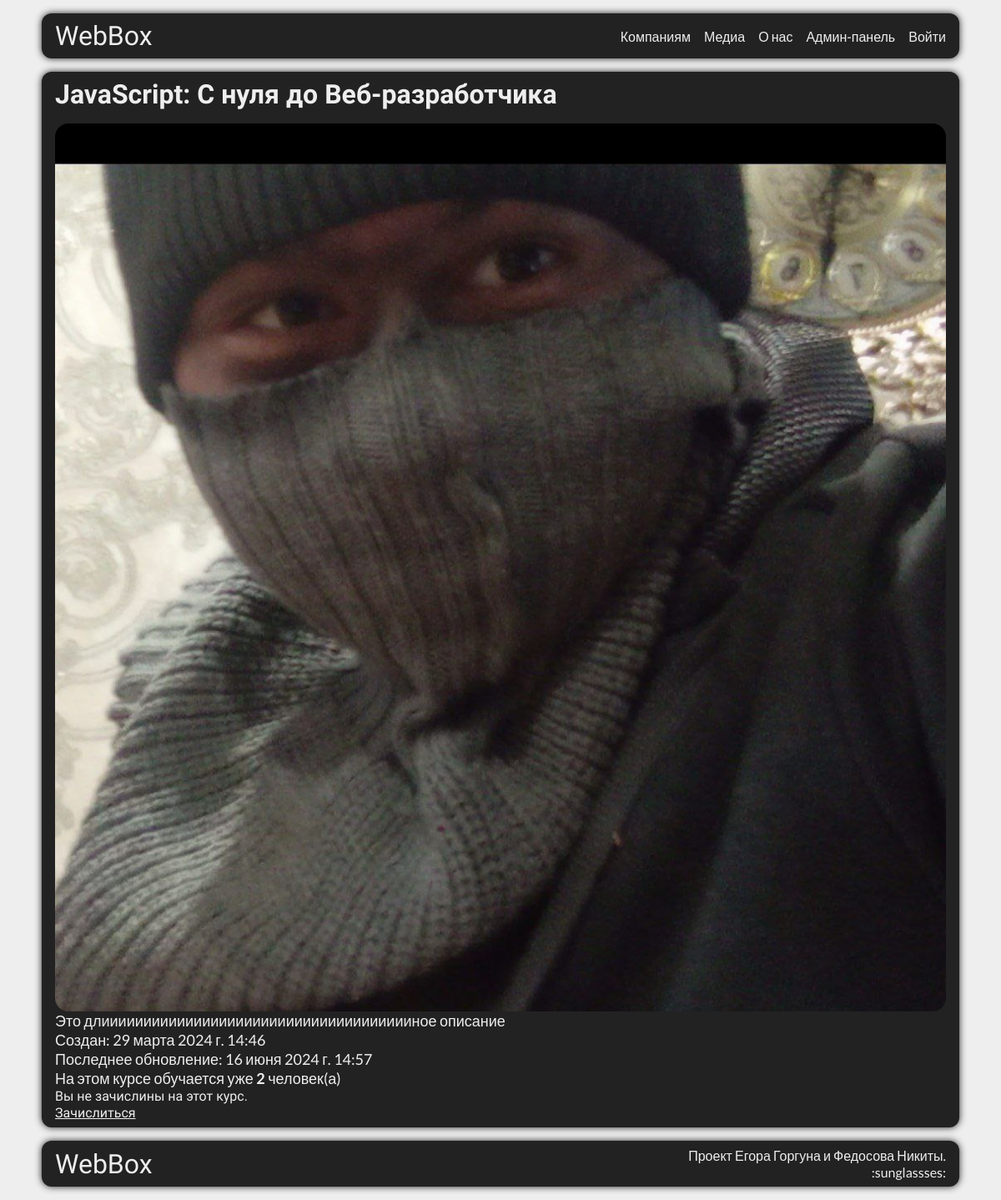
/c/js/, run on an earlier commit of the app's database.
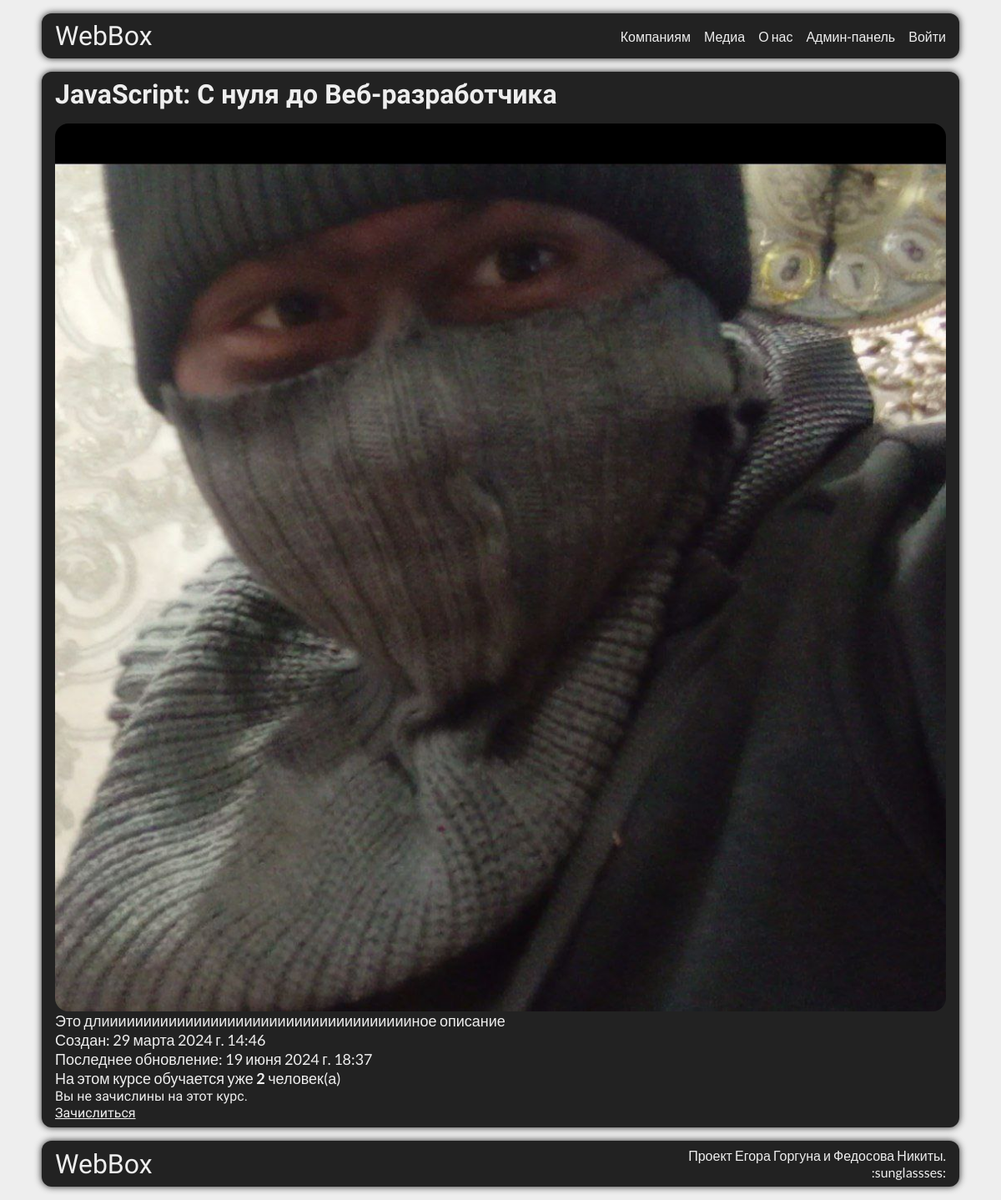
And on a later commit of the database.
### main/models.py (models this page shows, shortened)
class Course(models.Model):
    title = models.CharField(max_length=255, verbose_name="Название курса")
    description = models.TextField(verbose_name="Описание курса")
    created_at = models.DateTimeField(auto_now_add=True, verbose_name="Дата создания курса")
    updated_at = models.DateTimeField(auto_now=True, verbose_name="Дата обновления курса")
    picture_preview = models.ImageField(upload_to='base/img/%Y/%m/%d', help_text='Эта картинка отображается на главной странице в карточкке курса.', default="webbox/img/placeholders/my_friend.jpg", verbose_name="Картинка курса (маленькая)")
    picture = models.ImageField(upload_to='base/img/%Y/%m/%d', help_text='Большая картинка.', default="webbox/img/placeholders/my_friend.jpg", verbose_name="Картинка курса (средняя)")
    is_published  = models.BooleanField(default=True, verbose_name="Публикация курса")
    short_name = models.CharField(max_length=20, default="none", verbose_name="Сокращенное название курса")
    price=models.CharField(max_length=255, default="none рублей", verbose_name="Цена курса с указанием единиц", help_text="Можно использовать html")
    clear_price=models.BigIntegerField(default=0, verbose_name="Цена (только число)")
    long_description = models.TextField(default="nn", help_text="Полное описание курса. Отображается на странице курса", verbose_name="Описание курса")
    themes = models.ManyToManyField(Theme, verbose_name="Темы курса")
    homeworks = models.ManyToManyField(Homework, verbose_name="Домашние задания")
    class Meta:
        verbose_name = 'Курс'
        verbose_name_plural = 'Курсы'

### webbox/views.py (the view)
# urls.py: path('c/<str:short_name>/', views.cardInfo, name='cardInfo'),
def cardInfo(request, short_name):
    error={}
    if Course.objects.all().filter(short_name=short_name):
        course = Course.objects.all().filter(short_name=short_name)[0]
        all_users = len(UserCourses.objects.all().filter(course=course))
    else:
        error['name'] = "Курс не существует"
        error['description'] = "Вы не можете получить доступ к этой странице или такого урока к курсу не существует"
        return render(request, 'errors_form.html', {'error': error})
    return render(request, 'webbox/info_course.html', {'course': course, 'number_of_users': all_users, 'sh': short_name})

### main/templates/webbox/info_course.html (shortened to what this page needs)
{% load static %}
<!DOCTYPE html>
<html>
<head>
    <link href="{% static "webbox/css/index.css" %}" rel="stylesheet">
</head>
<body>
    <div class="wrapper">
        <header class="header">
            <div class="header__logo">
                <p><a href="/">WebBox</a></p>
            </div>
            <div class="header__nav menu">
                    <ul class="menu-list">
                        <li class=""><a href="/#forcomp" class="menu-item">Компаниям</a></li>
                        <li class=""><a href="/#media" class="menu-item">Медиа</a></li>
                        <li class=""><a href="/#about" class="menu-item">О нас</a></li>
                        <li class=""><a href='/admin' class="menu-item">Админ-панель</a></li>
                        {% if user.is_authenticated %}
                            <li class=""><a href='/u' class="menu-item">Личный кабинет</a></li>
                            <li class=""><a href='/a/u' class="menu-item">Выйти</a></li>
                        {% else %}
                            <li class=""><a href='/a' class="menu-item">Войти</a></li>
                        {% endif %}
                    </ul>
            </div>
        </header>
        <main class="coursecard">
            <h2>{{course.title}}</h2>
            <div class="coursesflex">
                <img src="{{ course.picture.url }}"  alt="BigImg"/>
                <div class="coursestext">
                    <div class="ct1">
                        <p>{{course.long_description}}</p>
                        <p>Создан: {{course.created_at}}</p>
                        <p>Последнее обновление: {{course.updated_at}}</p>
                        <p>На этом курсе обучается уже <b>{{number_of_users}}</b> человек(а)</p>
                    </div>
                    <div class="ct2">
                        {% if user.usercourses.course.short_name == sh and user.usercourses.course.short_name == 'none' or not user.is_authenticated%}
                            <p>Вы не зачислины на этот курс.</p>
                            <a href='/u'>Зачислиться</a>
                        {% elif user.usercourses.course.short_name == sh and user.usercourses.course.short_name != 'none'%}
                            <p>Вы уже зачислины на этот курс.</p>
                            <a href='/u'>Перейти в личный кабинет</a>
                        {% elif user.usercourses.course.short_name != sh and user.usercourses.course.short_name != 'none' %}
                            <p>Вы не зачислины на этот курс. Но уже обучаетесь на курсе "{{user.usercourses.course.title}}"</p>
                            <a href='/u'>Перейти в личный кабинет</a>
                        {% endif %}
                    </div>
                </div>
            </div>
        </main>
        <footer class="footer">
            <h5>WebBox</h5>
            <p>Проект Егора Горгуна и Федосова Никиты.<br>:sunglassses:</p>
        </footer>
    </div>
</body>
</html>

What changed in the data, as far as the page shows it:
changed Course "JavaScript: С нуля до Веб-разработчика": updated_at "16 июня 2024 г. 14:57" → "19 июня 2024 г. 18:37"
